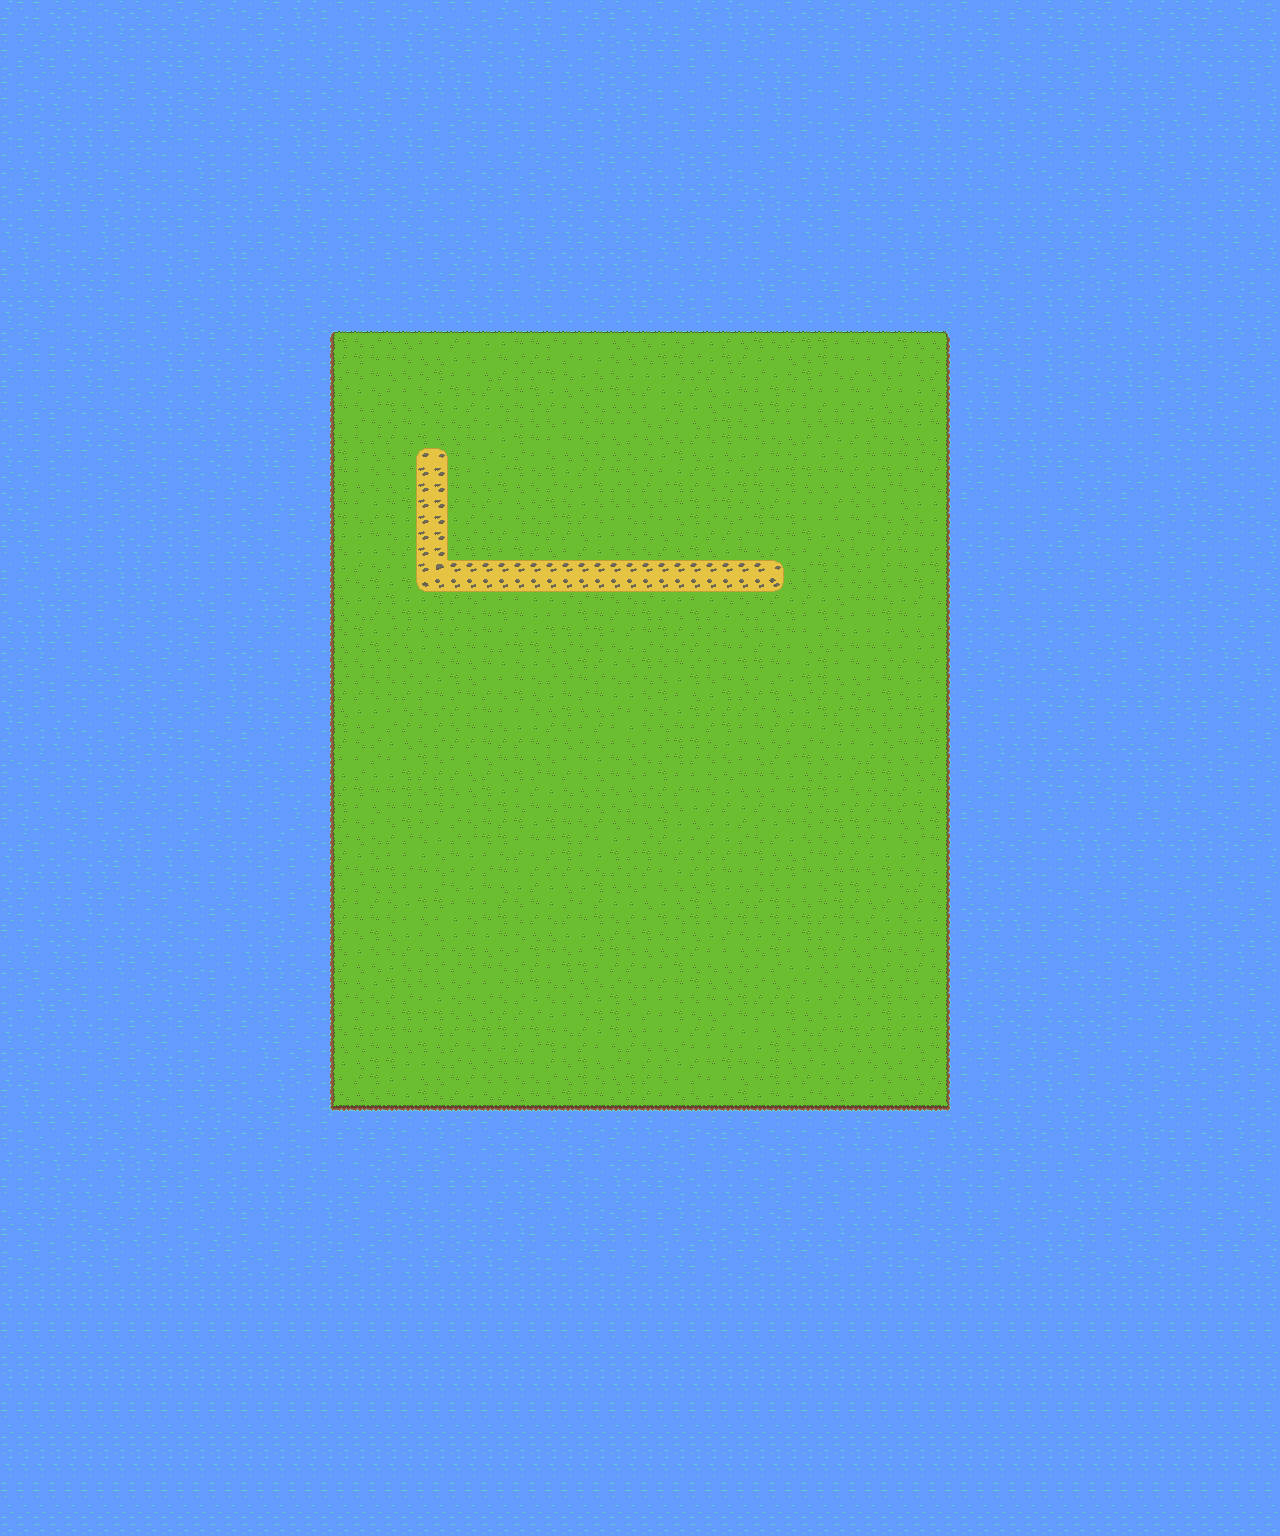

A level layout from a 2D game, rendered from its tile map. Below: a short description, then the map file with tile-grid data replaced by summaries:
An orthogonal 80x96 tile map with 16x16 px tiles, 1 tile layer (Main tile layer), 10 tilesets and 32 objects (5x tree, 5x bush, spawnpoint).

<map version="1.9" tiledversion="1.9.2" orientation="orthogonal" renderorder="right-down" width="80" height="96" tilewidth="16" tileheight="16" infinite="0" nextlayerid="5" nextobjectid="24">
 <tileset firstgid="1" name="Water_Chill_Tileset_(full)" tilewidth="16" tileheight="16" tilecount="76" columns="4">
  <image source="../textures/Location/Water_Chill_Tileset_(full).png" width="64" height="304" />
  <tile id="0">
   <animation>
    <frame tileid="0" duration="200" />
    <frame tileid="1" duration="200" />
    <frame tileid="2" duration="200" />
    <frame tileid="3" duration="200" />
   </animation>
  </tile>
  <tile id="4">
   <animation>
    <frame tileid="4" duration="200" />
    <frame tileid="5" duration="200" />
    <frame tileid="6" duration="200" />
    <frame tileid="7" duration="200" />
   </animation>
  </tile>
  <tile id="8">
   <animation>
    <frame tileid="8" duration="200" />
    <frame tileid="9" duration="200" />
    <frame tileid="10" duration="200" />
    <frame tileid="11" duration="200" />
   </animation>
  </tile>
  <tile id="12">
   <animation>
    <frame tileid="12" duration="200" />
    <frame tileid="13" duration="200" />
    <frame tileid="14" duration="200" />
    <frame tileid="15" duration="200" />
   </animation>
  </tile>
  <tile id="16">
   <animation>
    <frame tileid="16" duration="200" />
    <frame tileid="17" duration="200" />
    <frame tileid="18" duration="200" />
    <frame tileid="19" duration="200" />
   </animation>
  </tile>
  <tile id="20">
   <objectgroup draworder="index" id="2">
    <object id="1" x="0" y="0" width="16" height="16" />
    <object id="2" x="0" y="0" width="16" height="16" />
   </objectgroup>
   <animation>
    <frame tileid="20" duration="200" />
    <frame tileid="21" duration="200" />
    <frame tileid="22" duration="200" />
    <frame tileid="23" duration="200" />
   </animation>
  </tile>
  <tile id="24">
   <objectgroup draworder="index" id="2">
    <object id="1" x="0" y="0" width="16" height="16" />
   </objectgroup>
   <animation>
    <frame tileid="24" duration="200" />
    <frame tileid="25" duration="200" />
    <frame tileid="26" duration="200" />
    <frame tileid="27" duration="200" />
   </animation>
  </tile>
  <tile id="28">
   <objectgroup draworder="index" id="2">
    <object id="1" x="0" y="0" width="16" height="16" />
   </objectgroup>
   <animation>
    <frame tileid="28" duration="200" />
    <frame tileid="29" duration="200" />
    <frame tileid="30" duration="200" />
    <frame tileid="31" duration="200" />
   </animation>
  </tile>
  <tile id="32">
   <objectgroup draworder="index" id="2">
    <object id="1" x="0" y="0" width="16" height="16" />
   </objectgroup>
   <animation>
    <frame tileid="32" duration="200" />
    <frame tileid="33" duration="200" />
    <frame tileid="34" duration="200" />
    <frame tileid="35" duration="200" />
   </animation>
  </tile>
  <tile id="36">
   <objectgroup draworder="index" id="2">
    <object id="1" x="0" y="0" width="16" height="16" />
   </objectgroup>
   <animation>
    <frame tileid="36" duration="200" />
    <frame tileid="37" duration="200" />
    <frame tileid="38" duration="200" />
    <frame tileid="39" duration="200" />
   </animation>
  </tile>
  <tile id="40">
   <objectgroup draworder="index" id="2">
    <object id="1" x="0" y="0" width="16" height="16" />
   </objectgroup>
   <animation>
    <frame tileid="40" duration="200" />
    <frame tileid="41" duration="200" />
    <frame tileid="42" duration="200" />
    <frame tileid="43" duration="200" />
   </animation>
  </tile>
  <tile id="44">
   <objectgroup draworder="index" id="2">
    <object id="1" x="0" y="0" width="16" height="16" />
   </objectgroup>
   <animation>
    <frame tileid="44" duration="200" />
    <frame tileid="45" duration="200" />
    <frame tileid="46" duration="200" />
    <frame tileid="47" duration="200" />
   </animation>
  </tile>
  <tile id="48">
   <objectgroup draworder="index" id="2">
    <object id="1" x="0" y="0" width="16" height="16" />
   </objectgroup>
   <animation>
    <frame tileid="48" duration="200" />
    <frame tileid="49" duration="200" />
    <frame tileid="50" duration="200" />
    <frame tileid="51" duration="200" />
   </animation>
  </tile>
 </tileset>
 <tileset firstgid="77" name="tree" tilewidth="30" tileheight="48" tilecount="5" columns="5">
  <image source="../textures/Nature/tree.png" width="150" height="48" />
  <tile id="0">
   <objectgroup draworder="index" id="2">
    <object id="1" x="4" y="43" width="19" height="5" />
   </objectgroup>
   <animation>
    <frame tileid="0" duration="200" />
    <frame tileid="1" duration="200" />
    <frame tileid="2" duration="200" />
    <frame tileid="3" duration="200" />
    <frame tileid="4" duration="200" />
   </animation>
  </tile>
 </tileset>
 <tileset firstgid="82" name="bush" tilewidth="31" tileheight="24" tilecount="4" columns="4">
  <image source="../textures/Nature/bush.png" width="124" height="24" />
  <tile id="0">
   <objectgroup draworder="index" id="2">
    <object id="1" x="0" y="21" width="31" height="3" />
   </objectgroup>
   <animation>
    <frame tileid="0" duration="200" />
    <frame tileid="1" duration="200" />
    <frame tileid="2" duration="200" />
    <frame tileid="3" duration="200" />
   </animation>
  </tile>
 </tileset>
 <tileset firstgid="86" name="barrel_chest" tilewidth="14" tileheight="16" tilecount="4" columns="4">
  <image source="../textures/Chests/barrel.png" width="56" height="16" />
  <tile id="0">
   <objectgroup draworder="index" id="2">
    <object id="1" x="0" y="13" width="14" height="3" />
   </objectgroup>
   <animation>
    <frame tileid="0" duration="100" />
    <frame tileid="1" duration="100" />
    <frame tileid="2" duration="100" />
    <frame tileid="3" duration="100" />
   </animation>
  </tile>
 </tileset>
 <tileset firstgid="90" name="luxury_chest" tilewidth="30" tileheight="39" tilecount="6" columns="6">
  <image source="../textures/Chests/luxury.png" width="180" height="39" />
  <tile id="0">
   <objectgroup draworder="index" id="2">
    <object id="1" x="0" y="36" width="29" height="3" />
   </objectgroup>
   <animation>
    <frame tileid="0" duration="100" />
    <frame tileid="1" duration="100" />
    <frame tileid="2" duration="100" />
    <frame tileid="3" duration="100" />
    <frame tileid="4" duration="100" />
    <frame tileid="5" duration="100" />
   </animation>
  </tile>
 </tileset>
 <tileset firstgid="96" name="medium_chest" tilewidth="28" tileheight="17" tilecount="5" columns="5">
  <image source="../textures/Chests/medium.png" width="140" height="17" />
  <tile id="0">
   <objectgroup draworder="index" id="2">
    <object id="1" x="0" y="15" width="28" height="2" />
   </objectgroup>
   <animation>
    <frame tileid="0" duration="100" />
    <frame tileid="1" duration="100" />
    <frame tileid="2" duration="100" />
    <frame tileid="3" duration="100" />
    <frame tileid="4" duration="100" />
   </animation>
  </tile>
 </tileset>
 <tileset firstgid="101" name="small_chest" tilewidth="12" tileheight="16" tilecount="5" columns="5">
  <image source="../textures/Chests/small.png" width="60" height="16" />
  <tile id="0">
   <objectgroup draworder="index" id="2">
    <object id="1" x="0" y="14" width="12" height="2" />
   </objectgroup>
   <animation>
    <frame tileid="0" duration="100" />
    <frame tileid="1" duration="100" />
    <frame tileid="2" duration="100" />
    <frame tileid="3" duration="100" />
    <frame tileid="4" duration="100" />
   </animation>
  </tile>
 </tileset>
 <tileset firstgid="106" name="surprise_chest" tilewidth="30" tileheight="39" tilecount="10" columns="10">
  <image source="../textures/Chests/surprise.png" width="300" height="39" />
  <tile id="0">
   <objectgroup draworder="index" id="2">
    <object id="1" x="0" y="36" width="29" height="3" />
   </objectgroup>
   <animation>
    <frame tileid="0" duration="50" />
    <frame tileid="1" duration="50" />
    <frame tileid="2" duration="50" />
    <frame tileid="3" duration="50" />
    <frame tileid="4" duration="50" />
    <frame tileid="5" duration="50" />
    <frame tileid="6" duration="50" />
    <frame tileid="7" duration="50" />
    <frame tileid="8" duration="50" />
    <frame tileid="9" duration="50" />
   </animation>
  </tile>
 </tileset>
 <tileset firstgid="116" name="grass" tilewidth="16" tileheight="16" tilecount="36" columns="12">
  <image source="../textures/Location/grass.png" width="192" height="48" />
 </tileset>
 <tileset firstgid="152" name="road" tilewidth="16" tileheight="16" tilecount="18" columns="6">
  <image source="../textures/Location/road.png" width="96" height="48" />
 </tileset>
 <layer id="1" name="Main tile layer" width="80" height="96">
  <data>[7680 cells, 7680 non-empty, 31 distinct tile ids]</data>
 </layer>
 <objectgroup id="2" name="Loot object layer">
  <object id="7" gid="86" x="448" y="608" width="14" height="16" />
  <object id="8" gid="96" x="480" y="608" width="28" height="17" />
  <object id="9" gid="90" x="512" y="608" width="30" height="39" />
  <object id="10" gid="101" x="464" y="608" width="12" height="16" />
  <object id="11" gid="106" x="544" y="608" width="30" height="39" />
 </objectgroup>
 <objectgroup id="3" name="Nature object layer">
  <object id="12" class="tree" gid="77" x="608" y="544" width="30" height="48" />
  <object id="13" class="tree" gid="77" x="640" y="544" width="30" height="48" />
  <object id="14" class="tree" gid="77" x="672" y="544" width="30" height="48" />
  <object id="15" class="tree" gid="77" x="704" y="544" width="30" height="48" />
  <object id="16" class="tree" gid="77" x="736" y="544" width="30" height="48" />
  <object id="17" class="bush" gid="82" x="608" y="624" width="31" height="24" />
  <object id="18" class="bush" gid="82" x="640" y="624" width="31" height="24" />
  <object id="19" class="bush" gid="82" x="672" y="624" width="31" height="24" />
  <object id="20" class="bush" gid="82" x="704" y="624" width="31" height="24" />
  <object id="21" class="bush" gid="82" x="736" y="624" width="31" height="24" />
 </objectgroup>
 <objectgroup id="4" name="test">
  <object id="23" class="spawnpoint" x="430.667" y="464">
   <point />
  </object>
 </objectgroup>
</map>
